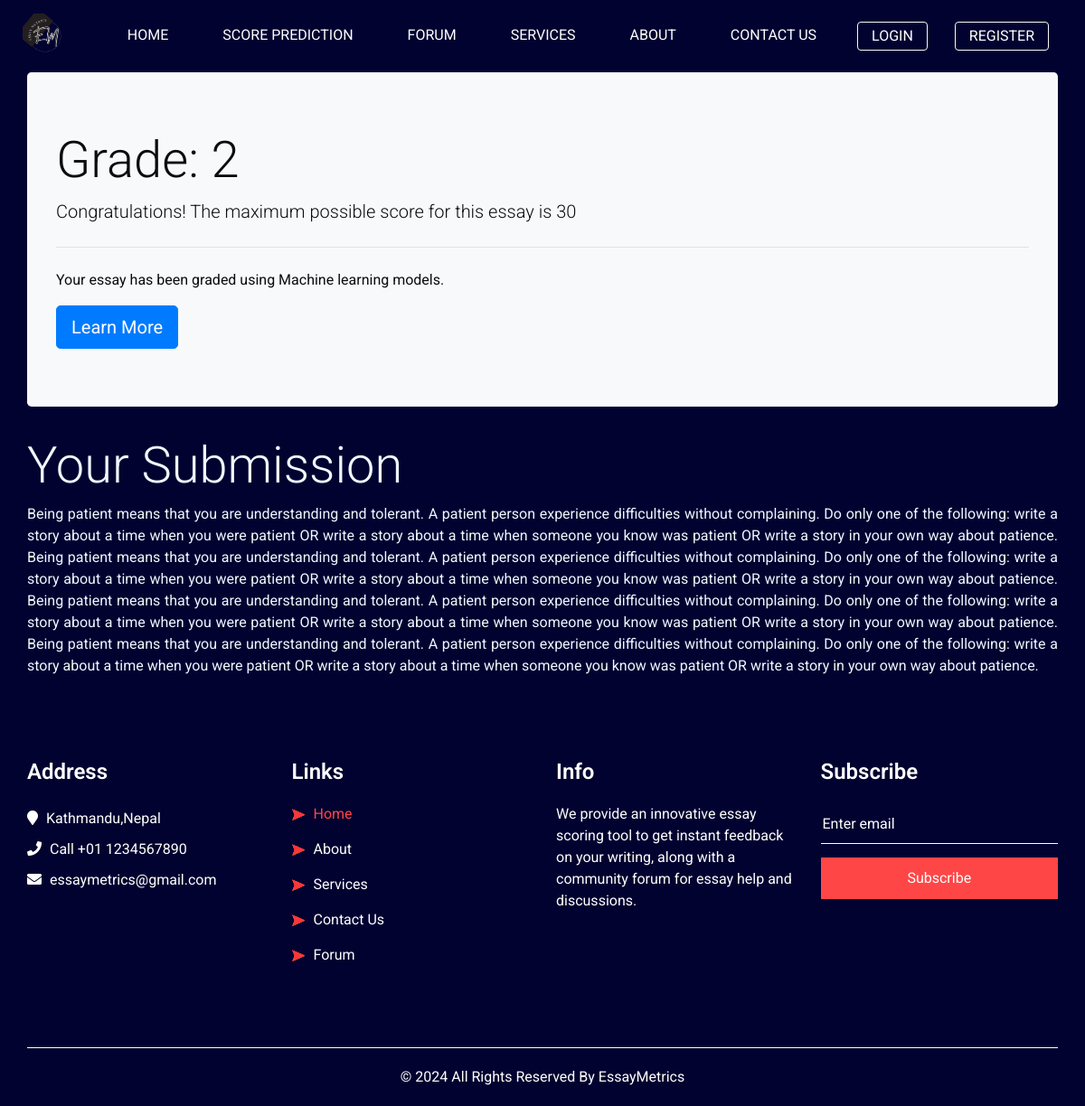
The app's page /163/essay163/ with its own data.
### grader/models.py (models this page shows, shortened)
class Essay(models.Model):
    question = models.ForeignKey(Question, on_delete=models.CASCADE)
    content = models.TextField(max_length=100000)
    score = models.IntegerField(null=True, blank=True)

class Question(models.Model):
    question_title = models.TextField(max_length=100000)
    set = models.IntegerField(unique=True)
    min_score = models.IntegerField()
    max_score = models.IntegerField()

### grader/views.py (the view)
# urls.py: path('<int:question_id>/essay<int:essay_id>/', views.essay, name='essay'),
def essay(request, question_id, essay_id):
    essay = get_object_or_404(Essay, pk=essay_id)
    context = {
        "essay": essay,
    }
    return render(request, 'grader/essay.html', context)

### grader/templates/grader/essay.html (shortened to what this page needs)
{% extends 'base.html' %}
{% load widget_tweaks %}
{% block content %}
    <div class="container">
        <div class="jumbotron bg-light shadow-sm">
            <h1 class="display-4">Grade: {{ essay.score }}</h1>
            <p class="lead">Congratulations! The maximum possible score for this essay is {{ essay.question.max_score }}</p>
            <hr class="my-4">
            <p>Your essay has been graded using Machine learning models.</p>
            <a class="btn btn-primary btn-lg" href="{% url 'about' %}" role="button">Learn More</a>
        </div>
    </div>
    <div style="color: aliceblue;" class="container">
        <h2 class="display-4">Your Submission</h2>
        <p class="text-justify">{{ essay.content }}</p>
    </div>
{% endblock %}

### grader/static/css/style.css (style rules this page uses)
body { font-family: "Roboto", sans-serif; color: #0c0c0c; background-color: #f8f8f8; overflow-x: hidden; }
a, a:hover, a:focus { text-decoration: none; }
.btn, .btn:focus { outline: none !important; -webkit-box-shadow: none; box-shadow: none; }

### grader/static/css/responsive.css (style rules this page uses)
@media (min-width: 1200px) { .container { max-width: 1170px; } }

### records on screen
Essay: score "2", question.max_score "30", content "Being patient means that you are understanding and tolerant. A patient person experience difficulties without complaining. Do only one of the following: write a story about a time when you were patient OR write a story about a time when someone you know was patient OR write a story in your own way about patience. Being patient means that you are understanding and tolerant. A patient person experience difficulties without complaining. Do only one of the following: write a story about a time when you were patient OR write a story about a time when someone you know was patient OR write a story in your own way about patience. Being patient means that you are understanding and tolerant. A…"
